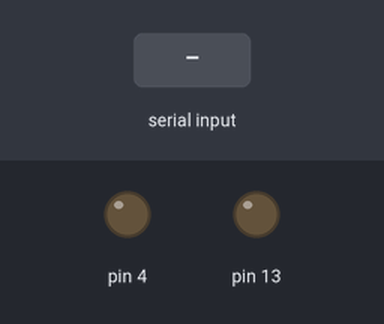
Recording of a sketch running on a simulated Arduino Uno, built with avr-gcc and run on an emulated ATmega328P. Shown: output pins drawn as LEDs (lit = HIGH). The test bench sets the inputs (shaded band). What the sketch prints to the serial monitor is not drawn.

Above: at 1.2 s.
1.3 s: "4\n" received over Serial
At 1.42 s:
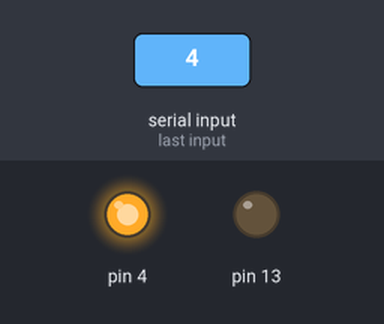
3.0 s: "90,45\n" received over Serial
Timing chart, 0 to 6.0 s (numbered marks = the images above; inputs shaded):
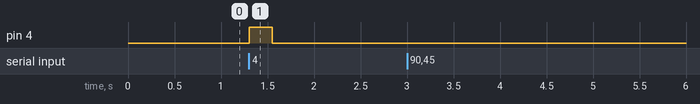

Measured:
- after the input at 1.3 s, pin 4: LOW → HIGH at once, → LOW 0.25 s later
- after the input at 3.0 s, every drawn part: stays the same

The sketch:

Firmware_V1.0.1.ino
```cpp
//NAME TO BE DETERMINED
//Firmware: V1.0.1

//WE <3 OPEN SOURCE
//This firmware falls under the Open Source Initiative and GNU
//General Public License.  Please use and alter as you'd like
//and let us know if you have any improvements for the community.

///////////////////////////////////////////////////////////////////
//Include libraries (don't have any yet...)!!!!!!!!!!!!!!!!!!!!!!!!!!!!!!!!!!!!!!!!!
#include <Convert.h>

//Void Setup is the section where you can place commands for the
//system to run through during start up.  Anything within the setup
//section will only be run through once.
void setup(){
  //Serial.begin opens a 2-way communication port between the
  //device and your computer.
  Serial.begin(9600);
  //Here we will define the pins on the device's controller that we
  //will be communicating with.
  //Pins 4 & 13 is the Red LED.
  pinMode(4, OUTPUT); pinMode(13, OUTPUT);
}

//Void Loop is the section where you can place commands for the
//system to run through after start up.  Anything within the loop
//section will run continuously unless is is within a section
//where conditions are not me: like "while" conditions.  The loop
//will run as quickly as the device can process each loop (not a
//set speed.
void loop (){
  //Check to see if there is any data coming through the serial
  //port and if so, execute the code within the if-statement.
  if (Serial.available()) {
    //This will parse out the incoming serial data into small
    //sections (comma-seperated).  Each piece of data will be
    //temporarily stored under the variable "ActionPin".
    int ActionPin = Serial.parseInt();
      //We will now determine what the parsed information is and
      //use that information to determine how to handle the command.
      //When the correct Action Pin is found, "return" will let the
      //system go to the cooresponding action and exit this loop.
      if (ActionPin == 0){triggerLineEnd();return;}
      if (ActionPin == 1){triggerHigh(ActionPin);return;}
      if (ActionPin == 2){triggerHigh(ActionPin);return;}
      if (ActionPin == 3){triggerHigh(ActionPin);return;}
      if (ActionPin == 4){triggerHigh(ActionPin);return;}
      if (ActionPin == 6){triggerHigh(ActionPin);return;}
      if (ActionPin == 7){triggerHigh(ActionPin);return;}
      if (ActionPin == 8){triggerHigh(ActionPin);return;}
      if (ActionPin == 9){triggerHigh(ActionPin);return;}
      if (ActionPin == 10){triggerHigh(ActionPin);return;}
      if (ActionPin == 11){triggerHigh(ActionPin);return;}
      if (ActionPin == 12){triggerHigh(ActionPin);return;}
      if (ActionPin == 13){triggerLongHigh(ActionPin);return;}
      if (ActionPin == 14){triggerHigh(ActionPin);return;}
      if (ActionPin == 16){triggerHigh(ActionPin);return;}
      if (ActionPin == 17){triggerHigh(ActionPin);return;}
      if (ActionPin == 18){triggerHigh(ActionPin);return;}
      if (ActionPin == 19){triggerHigh(ActionPin);return;}
      //If the code has processed this far, no Action Pin has been
      //found and we need to trigger an error.
      triggerError();
  }
}

//Voids are the section where you can place commands for the
//system to run through once when directed to from either
//another void, setup, or loop.
//Void "triggerHigh" is the action void that deals with High/Low
void triggerHigh(int pin){
  digitalWrite(pin, HIGH);
  delay(250);
  digitalWrite(pin, LOW);
  Serial.println("High Success.");
}
//Void "triggerLongHigh" is the action void that deals with Long Highs
void triggerLongHigh(int pin){
  digitalWrite(pin, HIGH);
  delay(1000);
  digitalWrite(pin, LOW);
  Serial.println("Long Success.");
}
//This is a trigger to determine when the serial line has ended.  It is the
//first variable checked because in serial communication, the ASCII for 0
//and submit appear the same.
void triggerLineEnd(){
  Serial.println("Line End.");
}
//This is a generic error trigger for when an action pin has not been found.
void triggerError(){
  Serial.println("ERROR: Invalid action pin.  This command has been skipped.");
}
```

Convert.h
```cpp
#ifndef _CONVERT_H
#define	_CONVERT_H

#endif
```
